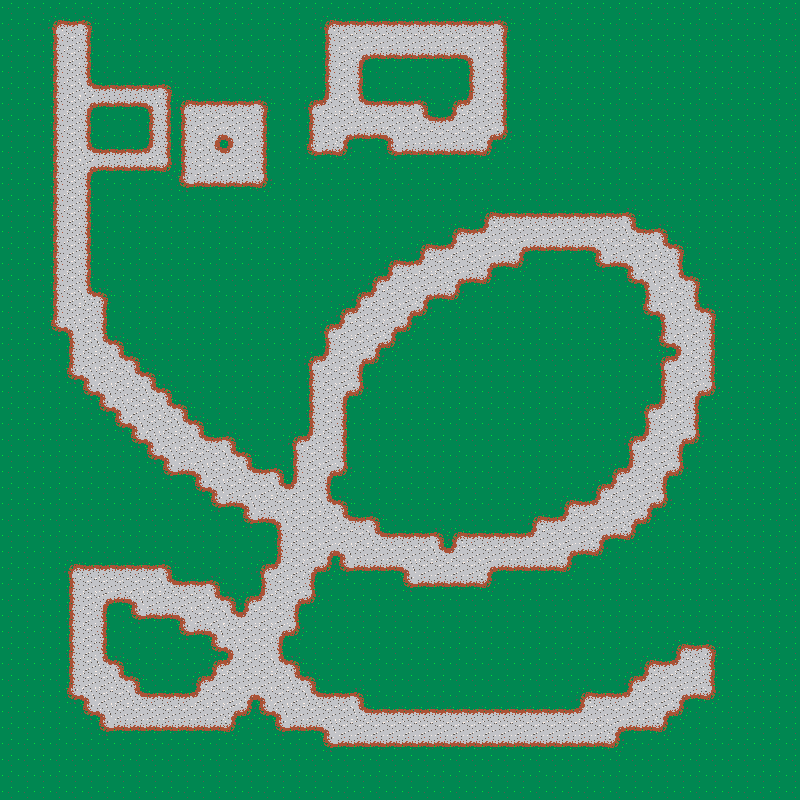

This game map was drawn from its Tiled (.tmx) file and the tilesets committed beside it. A one-line description and the full map source follow:
An orthogonal 50x50 tile map with 16x16 px tiles, 1 tile layer (Calque de Tile 1).

<map version="1.2" tiledversion="1.2.3" orientation="orthogonal" renderorder="right-down" width="50" height="50" tilewidth="16" tileheight="16" infinite="0" nextlayerid="2" nextobjectid="1">
 <tileset firstgid="1" source="map2tileset.tsx" />
 <layer id="1" name="Calque de Tile 1" width="50" height="50">
  <data encoding="csv">
51,51,51,51,51,51,51,51,51,51,51,51,51,51,51,51,51,51,51,51,51,51,51,51,51,51,51,51,51,51,51,51,51,51,51,51,51,51,51,51,51,51,51,51,51,51,51,51,51,51,
51,51,51,1,2,3,51,51,51,51,51,51,51,51,51,51,51,51,51,51,1,2,2,2,2,2,2,2,2,2,2,3,51,51,51,51,51,51,51,51,51,51,51,51,51,51,51,51,51,51,
51,51,51,17,18,19,51,51,51,51,51,51,51,51,51,51,51,51,51,51,17,18,18,18,18,18,18,18,18,18,18,19,51,51,51,51,51,51,51,51,51,51,51,51,51,51,51,51,51,51,
51,51,51,17,18,19,51,51,51,51,51,51,51,51,51,51,51,51,51,51,17,18,49,34,34,34,34,34,34,50,18,19,51,51,51,51,51,51,51,51,51,51,51,51,51,51,51,51,51,51,
51,51,51,17,18,19,51,51,51,51,51,51,51,51,51,51,51,51,51,51,17,18,19,51,51,51,51,51,51,17,18,19,51,51,51,51,51,51,51,51,51,51,51,51,51,51,51,51,51,51,
51,51,51,17,18,65,2,2,2,2,3,51,51,51,51,51,51,51,51,51,17,18,19,51,51,51,51,51,51,17,18,19,51,51,51,51,51,51,51,51,51,51,51,51,51,51,51,51,51,51,
51,51,51,17,18,49,34,34,34,50,19,1,2,2,2,2,3,51,51,1,66,18,65,2,2,2,3,51,1,66,18,19,51,51,51,51,51,51,51,51,51,51,51,51,51,51,51,51,51,51,
51,51,51,17,18,19,51,51,51,17,19,17,18,18,18,18,19,51,51,17,18,18,18,18,18,18,65,2,66,18,18,19,51,51,51,51,51,51,51,51,51,51,51,51,51,51,51,51,51,51,
51,51,51,17,18,19,51,51,51,17,19,17,18,49,50,18,19,51,51,17,18,49,34,34,50,18,18,18,18,18,49,35,51,51,51,51,51,51,51,51,51,51,51,51,51,51,51,51,51,51,
51,51,51,17,18,65,2,2,2,66,19,17,18,65,66,18,19,51,51,33,34,35,51,51,33,34,34,34,34,34,35,51,51,51,51,51,51,51,51,51,51,51,51,51,51,51,51,51,51,51,
51,51,51,17,18,49,34,34,34,34,35,17,18,18,18,18,19,51,51,51,51,51,51,51,51,51,51,51,51,51,51,51,51,51,51,51,51,51,51,51,51,51,51,51,51,51,51,51,51,51,
51,51,51,17,18,19,51,51,51,51,51,33,34,34,34,34,35,51,51,51,51,51,51,51,51,51,51,51,51,51,51,51,51,51,51,51,51,51,51,51,51,51,51,51,51,51,51,51,51,51,
51,51,51,17,18,19,51,51,51,51,51,51,51,51,51,51,51,51,51,51,51,51,51,51,51,51,51,51,51,51,51,51,51,51,51,51,51,51,51,51,51,51,51,51,51,51,51,51,51,51,
51,51,51,17,18,19,51,51,51,51,51,51,51,51,51,51,51,51,51,51,51,51,51,51,51,51,51,51,51,51,1,2,2,2,2,2,2,2,2,3,51,51,51,51,51,51,51,51,51,51,
51,51,51,17,18,19,51,51,51,51,51,51,51,51,51,51,51,51,51,51,51,51,51,51,51,51,51,51,1,2,66,18,18,18,18,18,18,18,18,65,2,3,51,51,51,51,51,51,51,51,
51,51,51,17,18,19,51,51,51,51,51,51,51,51,51,51,51,51,51,51,51,51,51,51,51,51,1,2,66,18,18,18,49,34,34,34,34,50,18,18,18,65,3,51,51,51,51,51,51,51,
51,51,51,17,18,19,51,51,51,51,51,51,51,51,51,51,51,51,51,51,51,51,51,51,1,2,66,18,18,18,49,34,35,51,51,51,51,33,34,50,18,18,19,51,51,51,51,51,51,51,
51,51,51,17,18,19,51,51,51,51,51,51,51,51,51,51,51,51,51,51,51,51,51,1,66,18,18,18,49,34,35,51,51,51,51,51,51,51,51,33,50,18,65,3,51,51,51,51,51,51,
51,51,51,17,18,65,3,51,51,51,51,51,51,51,51,51,51,51,51,51,51,51,1,66,18,18,49,34,35,51,51,51,51,51,51,51,51,51,51,51,17,18,18,19,51,51,51,51,51,51,
51,51,51,17,18,18,19,51,51,51,51,51,51,51,51,51,51,51,51,51,51,1,66,18,18,49,35,51,51,51,51,51,51,51,51,51,51,51,51,51,33,50,18,65,3,51,51,51,51,51,
51,51,51,33,50,18,19,51,51,51,51,51,51,51,51,51,51,51,51,51,1,66,18,18,49,35,51,51,51,51,51,51,51,51,51,51,51,51,51,51,51,17,18,18,19,51,51,51,51,51,
51,51,51,51,17,18,65,3,51,51,51,51,51,51,51,51,51,51,51,51,17,18,18,49,35,51,51,51,51,51,51,51,51,51,51,51,51,51,51,51,51,33,50,18,19,51,51,51,51,51,
51,51,51,51,17,18,18,65,3,51,51,51,51,51,51,51,51,51,51,1,66,18,49,35,51,51,51,51,51,51,51,51,51,51,51,51,51,51,51,51,51,1,66,18,19,51,51,51,51,51,
51,51,51,51,33,50,18,18,65,3,51,51,51,51,51,51,51,51,51,17,18,18,19,51,51,51,51,51,51,51,51,51,51,51,51,51,51,51,51,51,51,17,18,18,19,51,51,51,51,51,
51,51,51,51,51,33,50,18,18,65,3,51,51,51,51,51,51,51,51,17,18,49,35,51,51,51,51,51,51,51,51,51,51,51,51,51,51,51,51,51,51,17,18,49,35,51,51,51,51,51,
51,51,51,51,51,51,33,50,18,18,65,3,51,51,51,51,51,51,51,17,18,19,51,51,51,51,51,51,51,51,51,51,51,51,51,51,51,51,51,51,1,66,18,19,51,51,51,51,51,51,
51,51,51,51,51,51,51,33,50,18,18,65,3,51,51,51,51,51,51,17,18,19,51,51,51,51,51,51,51,51,51,51,51,51,51,51,51,51,51,51,17,18,18,19,51,51,51,51,51,51,
51,51,51,51,51,51,51,51,33,50,18,18,65,2,3,51,51,51,1,66,18,19,51,51,51,51,51,51,51,51,51,51,51,51,51,51,51,51,51,1,66,18,49,35,51,51,51,51,51,51,
51,51,51,51,51,51,51,51,51,33,50,18,18,18,65,3,51,51,17,18,18,19,51,51,51,51,51,51,51,51,51,51,51,51,51,51,51,51,51,17,18,18,19,51,51,51,51,51,51,51,
51,51,51,51,51,51,51,51,51,51,33,34,50,18,18,65,2,3,17,18,49,35,51,51,51,51,51,51,51,51,51,51,51,51,51,51,51,51,1,66,18,49,35,51,51,51,51,51,51,51,
51,51,51,51,51,51,51,51,51,51,51,51,33,50,18,18,18,65,66,18,19,51,51,51,51,51,51,51,51,51,51,51,51,51,51,51,51,1,66,18,18,19,51,51,51,51,51,51,51,51,
51,51,51,51,51,51,51,51,51,51,51,51,51,33,34,50,18,18,18,18,65,3,51,51,51,51,51,51,51,51,51,51,51,51,51,1,2,66,18,18,49,35,51,51,51,51,51,51,51,51,
51,51,51,51,51,51,51,51,51,51,51,51,51,51,51,33,34,50,18,18,18,65,2,3,51,51,51,51,51,51,51,51,51,1,2,66,18,18,18,49,35,51,51,51,51,51,51,51,51,51,
51,51,51,51,51,51,51,51,51,51,51,51,51,51,51,51,51,17,18,18,18,18,18,65,2,2,2,3,1,2,2,2,2,66,18,18,18,49,34,35,51,51,51,51,51,51,51,51,51,51,
51,51,51,51,51,51,51,51,51,51,51,51,51,51,51,51,51,17,18,18,49,50,18,18,18,18,18,65,66,18,18,18,18,18,18,49,34,35,51,51,51,51,51,51,51,51,51,51,51,51,
51,51,51,51,1,2,2,2,2,2,3,51,51,51,51,51,1,66,18,49,35,33,34,34,34,50,18,18,18,18,49,34,34,34,34,35,51,51,51,51,51,51,51,51,51,51,51,51,51,51,
51,51,51,51,17,18,18,18,18,18,65,2,2,3,51,51,17,18,18,19,51,51,51,51,51,33,34,34,34,34,35,51,51,51,51,51,51,51,51,51,51,51,51,51,51,51,51,51,51,51,
51,51,51,51,17,18,49,34,50,18,18,18,18,65,3,1,66,18,49,35,51,51,51,51,51,51,51,51,51,51,51,51,51,51,51,51,51,51,51,51,51,51,51,51,51,51,51,51,51,51,
51,51,51,51,17,18,19,51,33,34,34,50,18,18,65,66,18,18,19,51,51,51,51,51,51,51,51,51,51,51,51,51,51,51,51,51,51,51,51,51,51,51,51,51,51,51,51,51,51,51,
51,51,51,51,17,18,19,51,51,51,51,33,34,50,18,18,18,49,35,51,51,51,51,51,51,51,51,51,51,51,51,51,51,51,51,51,51,51,51,51,51,51,51,51,51,51,51,51,51,51,
51,51,51,51,17,18,19,51,51,51,51,51,51,33,50,18,18,19,51,51,51,51,51,51,51,51,51,51,51,51,51,51,51,51,51,51,51,51,51,51,51,51,1,2,3,51,51,51,51,51,
51,51,51,51,17,18,65,3,51,51,51,51,51,1,66,18,18,65,3,51,51,51,51,51,51,51,51,51,51,51,51,51,51,51,51,51,51,51,51,51,1,2,66,18,19,51,51,51,51,51,
51,51,51,51,17,18,18,65,3,51,51,51,1,66,18,18,18,18,65,3,51,51,51,51,51,51,51,51,51,51,51,51,51,51,51,51,51,51,51,1,66,18,18,18,19,51,51,51,51,51,
51,51,51,51,33,50,18,18,65,2,2,2,66,18,18,49,50,18,18,65,2,2,3,51,51,51,51,51,51,51,51,51,51,51,51,51,1,2,2,66,18,18,49,34,35,51,51,51,51,51,
51,51,51,51,51,33,50,18,18,18,18,18,18,18,49,35,33,50,18,18,18,18,65,2,2,2,2,2,2,2,2,2,2,2,2,2,66,18,18,18,18,49,35,51,51,51,51,51,51,51,
51,51,51,51,51,51,33,34,34,34,34,34,34,34,35,51,51,33,34,34,50,18,18,18,18,18,18,18,18,18,18,18,18,18,18,18,18,18,49,34,34,35,51,51,51,51,51,51,51,51,
51,51,51,51,51,51,51,51,51,51,51,51,51,51,51,51,51,51,51,51,33,34,34,34,34,34,34,34,34,34,34,34,34,34,34,34,34,34,35,51,51,51,51,51,51,51,51,51,51,51,
51,51,51,51,51,51,51,51,51,51,51,51,51,51,51,51,51,51,51,51,51,51,51,51,51,51,51,51,51,51,51,51,51,51,51,51,51,51,51,51,51,51,51,51,51,51,51,51,51,51,
51,51,51,51,51,51,51,51,51,51,51,51,51,51,51,51,51,51,51,51,51,51,51,51,51,51,51,51,51,51,51,51,51,51,51,51,51,51,51,51,51,51,51,51,51,51,51,51,51,51,
51,51,51,51,51,51,51,51,51,51,51,51,51,51,51,51,51,51,51,51,51,51,51,51,51,51,51,51,51,51,51,51,51,51,51,51,51,51,51,51,51,51,51,51,51,51,51,51,51,51
</data>
 </layer>
</map>